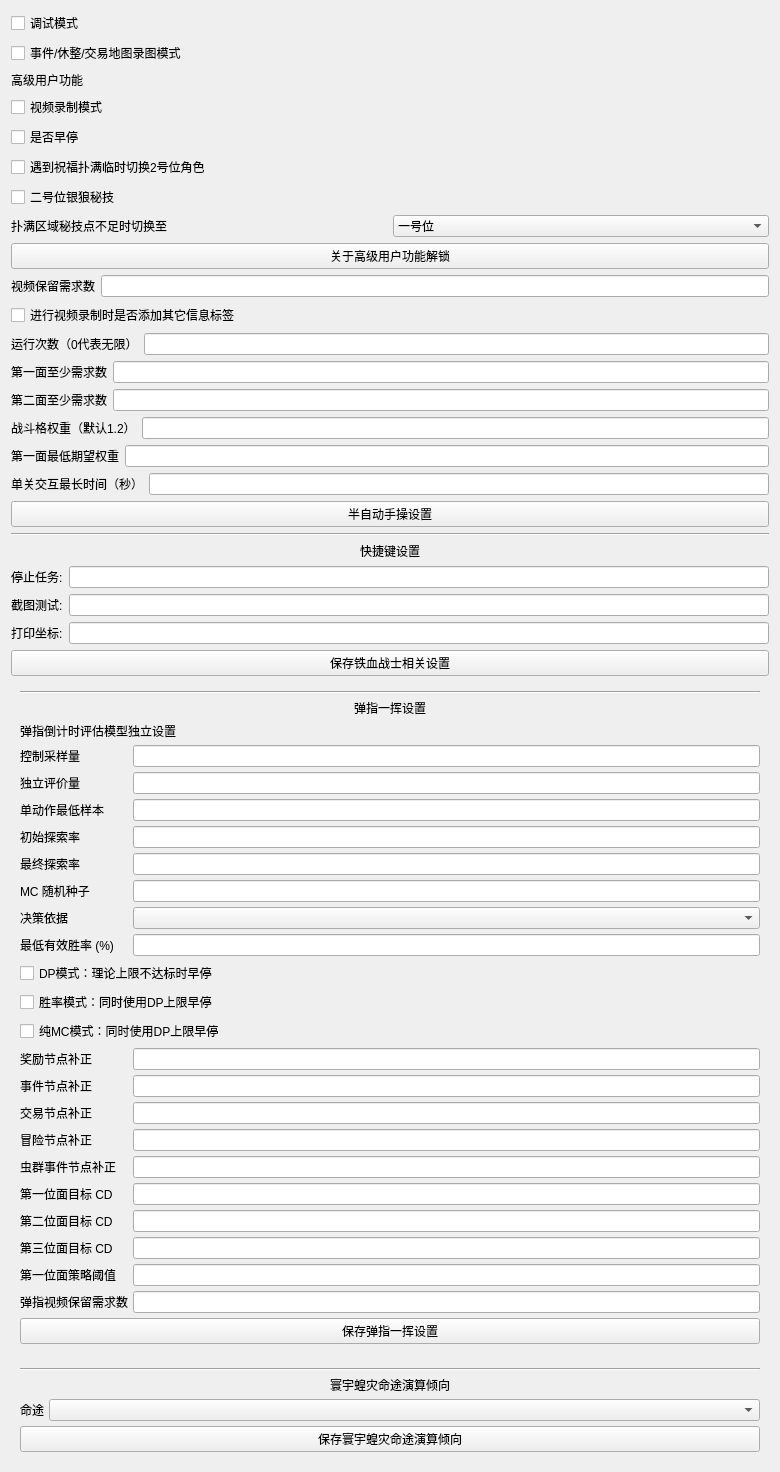
                 <widget class="QWidget" name="advanced_settings_scroll_contents">
                  <property name="geometry">
                   <rect><x>0</x><y>0</y><width>780</width><height>560</height></rect>
                  </property>
                  <layout class="QVBoxLayout" name="verticalLayout_13">
                   <item>
                    <layout class="QVBoxLayout" name="verticalLayout_17">
                     <item>
                      <widget class="QCheckBox" name="debug_checkox2">
                       <property name="text">
                        <string>调试模式</string>
                       </property>
                      </widget>
                     </item>
                     <item>
                      <widget class="QCheckBox" name="record_event_map_checkbox">
                       <property name="visible">
                        <bool>false</bool>
                       </property>
                       <property name="text">
                        <string>事件/休整/交易地图录图模式</string>
                       </property>
                      </widget>
                     </item>
                     <item>
                      <widget class="QLabel" name="label_27">
                       <property name="text">
                        <string>高级用户功能</string>
                       </property>
                      </widget>
                     </item>
                     <item>
                      <widget class="QCheckBox" name="recording_checkBox2">
                       <property name="text">
                        <string>视频录制模式</string>
                       </property>
                      </widget>
                     </item>
                     <item>
                      <widget class="QCheckBox" name="early_stop_checkbox">
                       <property name="text">
                        <string>是否早停</string>
                       </property>
                      </widget>
                     </item>
                     <item>
                      <widget class="QCheckBox" name="pig_switch_2_role">
                       <property name="text">
                        <string>遇到祝福扑满临时切换2号位角色</string>
                       </property>
                      </widget>
                     </item>
                     <item>
                      <widget class="QCheckBox" name="silver_wolf_enable">
                       <property name="text">
                        <string>二号位银狼秘技</string>
                           </property>
                       <property name="toolTip">
                        <string>位于首领、精英、事件、奖励、事件虫群区域时，切换至二号位</string>
                       </property>
                      </widget>
                     </item>
                     <item>
                      <layout class="QHBoxLayout" name="horizontalLayout_silver_wolf_switch">
                       <item>
                        <widget class="QLabel" name="label_silver_wolf_switch">
                         <property name="text">
                          <string>扑满区域秘技点不足时切换至</string>
                         </property>
                        </widget>
                       </item>
                       <item>
                        <widget class="QComboBox" name="silver_wolf_switch_combo">
                         <property name="toolTip">
                          <string>当扑满信标区域无秘技点时切换至其他角色抓扑满</string>
                         </property>
                         <item>
                          <property name="text">
                           <string>一号位</string>
                          </property>
                         </item>
                         <item>
                          <property name="text">
                           <string>二号位</string>
                          </property>
                         </item>
                         <item>
                          <property name="text">
                           <string>三号位</string>
                          </property>
                         </item>
                         <item>
                          <property name="text">
                           <string>四号位</string>
                          </property>
                         </item>
                        </widget>
                       </item>
                      </layout>
                     </item>
                     <item>
                      <widget class="QPushButton" name="Aboutupdatelock">
                       <property name="text">
                        <string>关于高级用户功能解锁</string>
                       </property>
                      </widget>
                     </item>
                    </layout>
                   </item>
                   <item>
                    <layout class="QHBoxLayout" name="horizontalLayout_24">
                     <item>
                      <widget class="QLabel" name="label_23">
                       <property name="text">
                        <string>视频保留需求数</string>
                       </property>
                      </widget>
                     </item>
                     <item>
                      <widget class="QLineEdit" name="recording_time_input"/>
                     </item>
                    </layout>
                   </item>
                   <item>
                    <widget class="QCheckBox" name="recording_label_checkbox">
                     <property name="text">
                      <string>进行视频录制时是否添加其它信息标签</string>
                     </property>
                    </widget>
                   </item>
                   <item>
                    <layout class="QHBoxLayout" name="horizontalLayout_25">
                     <item>
                      <widget class="QLabel" name="label_24">
                       <property name="text">
                        <string>运行次数（0代表无限）</string>
                       </property>
                      </widget>
                     </item>
                     <item>
                      <widget class="QLineEdit" name="Iron_blood_max_run_input"/>
                     </item>
                    </layout>
                   </item>
                   <item>
                    <layout class="QHBoxLayout" name="horizontalLayout_16">
                     <item>
                      <widget class="QLabel" name="label_19">
                       <property name="text">
                        <string>第一面至少需求数</string>
                       </property>
                      </widget>
                     </item>
                     <item>
                      <widget class="QLineEdit" name="Iron_blood_first_plane_input"/>
                     </item>
                    </layout>
                   </item>
                   <item>
                    <layout class="QHBoxLayout" name="horizontalLayout_22">
                     <item>
                      <widget class="QLabel" name="label_22">
                       <property name="text">
                        <string>第二面至少需求数</string>
                       </property>
                      </widget>
                     </item>
                     <item>
                      <widget class="QLineEdit" name="Iron_blood_second_plane_input"/>
                     </item>
                    </layout>
                   </item>
                   <item>
                    <layout class="QHBoxLayout" name="horizontalLayout_battle_weight">
                     <item>
                      <widget class="QLabel" name="label_battle_weight">
                       <property name="text">
                        <string>战斗格权重（默认1.2）</string>
                       </property>
                      </widget>
                     </item>
                     <item>
                      <widget class="QLineEdit" name="Iron_blood_battle_weight_input"/>
                     </item>
                    </layout>
                   </item>
                   <item>
                    <layout class="QHBoxLayout" name="horizontalLayout_min_weight">
                     <item>
                      <widget class="QLabel" name="label_min_weight">
                       <property name="text">
                        <string>第一面最低期望权重</string>
                       </property>
                      </widget>
                     </item>
                     <item>
                      <widget class="QLineEdit" name="Iron_blood_first_plane_min_weight_input"/>
                     </item>
                    </layout>
                   </item>
                   <item>
                    <layout class="QHBoxLayout" name="horizontalLayout_interact_time">
                     <item>
                      <widget class="QLabel" name="label_interact_time">
                       <property name="text">
                        <string>单关交互最长时间（秒）</string>
                       </property>
                      </widget>
                     </item>
                     <item>
                      <widget class="QLineEdit" name="Iron_blood_interact_time_input"/>
                     </item>
                    </layout>
                   </item>
                   <item>
                    <widget class="QPushButton" name="Iron_blood_manual_settings_btn">
                     <property name="text">
                      <string>半自动手操设置</string>
                     </property>
                    </widget>
                   </item>
                   <item>
                    <layout class="QVBoxLayout" name="verticalLayout_16">
                     <item>
                      <widget class="Line" name="line_103">
                       <property name="orientation">
                        <enum>Qt::Horizontal</enum>
                       </property>
                      </widget>
                     </item>
                     <item>
                      <widget class="QLabel" name="label_25">
                       <property name="text">
                        <string>快捷键设置</string>
                       </property>
                       <property name="alignment">
                        <set>Qt::AlignCenter</set>
                       </property>
                      </widget>
                     </item>
                     <item>
                      <layout class="QHBoxLayout" name="horizontalLayout_26">
                       <item>
                        <widget class="QLabel" name="label_stop_hotkey">
                         <property name="text">
                          <string>停止任务:</string>
                         </property>
                        </widget>
                       </item>
                       <item>
                        <widget class="QLineEdit" name="stop_hotkey_input"/>
                       </item>
                      </layout>
                     </item>
                     <item>
                      <layout class="QHBoxLayout" name="horizontalLayout_27">
                       <item>
                        <widget class="QLabel" name="label_test_hotkey">
                         <property name="text">
                          <string>截图测试:</string>
                         </property>
                        </widget>
                       </item>
                       <item>
                        <widget class="QLineEdit" name="test_hotkey_input"/>
                       </item>
                      </layout>
                     </item>
                     <item>
                      <layout class="QHBoxLayout" name="horizontalLayout_28">
                       <item>
                        <widget class="QLabel" name="label_print_hotkey">
                         <property name="text">
                          <string>打印坐标:</string>
                         </property>
                        </widget>
                       </item>
                       <item>
                        <widget class="QLineEdit" name="print_hotkey_input"/>
                       </item>
                      </layout>
                     </item>
                     <item>
                      <widget class="QPushButton" name="Iron_blood_save_btn">
                       <property name="text">
                        <string>保存铁血战士相关设置</string>
                       </property>
                      </widget>
                     </item>
                     <item>
                      <spacer name="verticalSpacer_4">
                       <property name="orientation">
                        <enum>Qt::Vertical</enum>
                       </property>
                       <property name="sizeHint" stdset="0">
                        <size>
                         <width>20</width>
                         <height>40</height>
                        </size>
                       </property>
                      </spacer>
                     </item>
                    </layout>
                   </item>
                   <item>
                    <widget class="QWidget" name="Finger_snap_group">
                     <layout class="QVBoxLayout" name="verticalLayout_finger_snap_group">
                      <property name="spacing">
                       <number>5</number>
                      </property>
                      <item>
                       <widget class="Line" name="line_finger_snap">
                        <property name="orientation">
                         <enum>Qt::Horizontal</enum>
                        </property>
                       </widget>
                      </item>
                      <item>
                       <widget class="QLabel" name="label_finger_snap_header">
                        <property name="text">
                         <string>弹指一挥设置</string>
                        </property>
                        <property name="alignment">
                         <set>Qt::AlignCenter</set>
                        </property>
                       </widget>
                      </item>
                      <item>
                       <widget class="QLabel" name="Finger_snap_description_label">
                        <property name="text">
                         <string>弹指倒计时评估模型独立设置</string>
                        </property>
                        <property name="wordWrap">
                         <bool>true</bool>
                        </property>
                       </widget>
                      </item>
                      <item>
                       <layout class="QFormLayout" name="formLayout_finger_snap">
                        <item row="0" column="0"><widget class="QLabel" name="Finger_snap_control_rollouts_label"><property name="text"><string>控制采样量</string></property></widget></item>
                        <item row="0" column="1"><widget class="QLineEdit" name="Finger_snap_control_rollouts_input"/></item>
                        <item row="1" column="0"><widget class="QLabel" name="Finger_snap_evaluation_rollouts_label"><property name="text"><string>独立评价量</string></property></widget></item>
                        <item row="1" column="1"><widget class="QLineEdit" name="Finger_snap_evaluation_rollouts_input"/></item>
                        <item row="2" column="0"><widget class="QLabel" name="Finger_snap_min_visits_label"><property name="text"><string>单动作最低样本</string></property></widget></item>
                        <item row="2" column="1"><widget class="QLineEdit" name="Finger_snap_min_visits_input"/></item>
                        <item row="3" column="0"><widget class="QLabel" name="Finger_snap_epsilon_start_label"><property name="text"><string>初始探索率</string></property></widget></item>
                        <item row="3" column="1"><widget class="QLineEdit" name="Finger_snap_epsilon_start_input"/></item>
                        <item row="4" column="0"><widget class="QLabel" name="Finger_snap_epsilon_end_label"><property name="text"><string>最终探索率</string></property></widget></item>
                        <item row="4" column="1"><widget class="QLineEdit" name="Finger_snap_epsilon_end_input"/></item>
                        <item row="5" column="0"><widget class="QLabel" name="Finger_snap_seed_label"><property name="text"><string>MC 随机种子</string></property></widget></item>
                        <item row="5" column="1"><widget class="QLineEdit" name="Finger_snap_seed_input"/></item>
                        <item row="6" column="0"><widget class="QLabel" name="Finger_snap_decision_mode_label"><property name="text"><string>决策依据</string></property></widget></item>
                        <item row="6" column="1"><widget class="QComboBox" name="Finger_snap_decision_mode_combo"/></item>
                        <item row="7" column="0"><widget class="QLabel" name="Finger_snap_win_rate_noise_floor_percent_label"><property name="text"><string>最低有效胜率 (%)</string></property></widget></item>
                        <item row="7" column="1"><widget class="QLineEdit" name="Finger_snap_win_rate_noise_floor_percent_input"><property name="toolTip"><string>低于此胜率的候选按0处理；0表示关闭过滤。例如0.2可过滤0.1401%的单次命中噪声。</string></property></widget></item>
                        <item row="8" column="0" colspan="2"><widget class="QCheckBox" name="Finger_snap_dp_early_stop_checkbox"><property name="text"><string>DP模式：理论上限不达标时早停</string></property></widget></item>
                        <item row="9" column="0" colspan="2"><widget class="QCheckBox" name="Finger_snap_win_rate_dp_early_stop_checkbox"><property name="text"><string>胜率模式：同时使用DP上限早停</string></property></widget></item>
                        <item row="10" column="0" colspan="2"><widget class="QCheckBox" name="Finger_snap_mc_dp_early_stop_checkbox"><property name="text"><string>纯MC模式：同时使用DP上限早停</string></property></widget></item>
                        <item row="11" column="0"><widget class="QLabel" name="Finger_snap_path_reward_bonus_label"><property name="text"><string>奖励节点补正</string></property></widget></item>
                        <item row="11" column="1"><widget class="QLineEdit" name="Finger_snap_path_reward_bonus_input"/></item>
                        <item row="12" column="0"><widget class="QLabel" name="Finger_snap_path_event_bonus_label"><property name="text"><string>事件节点补正</string></property></widget></item>
                        <item row="12" column="1"><widget class="QLineEdit" name="Finger_snap_path_event_bonus_input"/></item>
                        <item row="13" column="0"><widget class="QLabel" name="Finger_snap_path_trade_bonus_label"><property name="text"><string>交易节点补正</string></property></widget></item>
                        <item row="13" column="1"><widget class="QLineEdit" name="Finger_snap_path_trade_bonus_input"/></item>
                        <item row="14" column="0"><widget class="QLabel" name="Finger_snap_path_adventure_bonus_label"><property name="text"><string>冒险节点补正</string></property></widget></item>
                        <item row="14" column="1"><widget class="QLineEdit" name="Finger_snap_path_adventure_bonus_input"/></item>
                        <item row="15" column="0"><widget class="QLabel" name="Finger_snap_path_bugevent_bonus_label"><property name="text"><string>虫群事件节点补正</string></property></widget></item>
                        <item row="15" column="1"><widget class="QLineEdit" name="Finger_snap_path_bugevent_bonus_input"/></item>
                        <item row="16" column="0"><widget class="QLabel" name="Finger_snap_plane1_target_label"><property name="text"><string>第一位面目标 CD</string></property></widget></item>
                        <item row="16" column="1"><widget class="QLineEdit" name="Finger_snap_plane1_target_input"/></item>
                        <item row="17" column="0"><widget class="QLabel" name="Finger_snap_plane2_target_label"><property name="text"><string>第二位面目标 CD</string></property></widget></item>
                        <item row="17" column="1"><widget class="QLineEdit" name="Finger_snap_plane2_target_input"/></item>
                        <item row="18" column="0"><widget class="QLabel" name="Finger_snap_plane3_target_label"><property name="text"><string>第三位面目标 CD</string></property></widget></item>
                        <item row="18" column="1"><widget class="QLineEdit" name="Finger_snap_plane3_target_input"/></item>
                        <item row="19" column="0"><widget class="QLabel" name="Finger_snap_first_plane_threshold_label"><property name="text"><string>第一位面策略阈值</string></property></widget></item>
                        <item row="19" column="1"><widget class="QLineEdit" name="Finger_snap_first_plane_threshold_input"/></item>
                        <item row="20" column="0"><widget class="QLabel" name="Finger_snap_record_keep_count_label"><property name="text"><string>弹指视频保留需求数</string></property></widget></item>
                        <item row="20" column="1"><widget class="QLineEdit" name="Finger_snap_record_keep_count_input"/></item>
                        <item row="21" column="0" colspan="2">
                         <widget class="QPushButton" name="Finger_snap_save_btn"><property name="text"><string>保存弹指一挥设置</string></property></widget>
                        </item>
                       </layout>
                      </item>
                     </layout>
                    </widget>
                   </item>
                   <item>
                    <widget class="QWidget" name="Any_fate_group">
                     <layout class="QVBoxLayout" name="verticalLayout_any_fate_group">
                      <property name="spacing">
                       <number>5</number>
                      </property>
                      <item>
                       <widget class="Line" name="line_any_fate">
                        <property name="orientation">
                         <enum>Qt::Horizontal</enum>
                        </property>
                       </widget>
                      </item>
                      <item>
                       <widget class="QLabel" name="label_any_fate_header">
                        <property name="text">
                         <string>寰宇蝗灾命途演算倾向</string>
                        </property>
                        <property name="alignment">
                         <set>Qt::AlignCenter</set>
                        </property>
                       </widget>
                      </item>
                      <item>
                       <layout class="QFormLayout" name="formLayout_any_fate">
                        <item row="0" column="0"><widget class="QLabel" name="Any_fate_label"><property name="text"><string>命途</string></property></widget></item>
                        <item row="0" column="1"><widget class="QComboBox" name="Any_fate_combo"/></item>
                        <item row="1" column="0" colspan="2">
                         <widget class="QPushButton" name="Any_fate_save_btn"><property name="text"><string>保存寰宇蝗灾命途演算倾向</string></property></widget>
                        </item>
                       </layout>
                      </item>
                     </layout>
                    </widget>
                   </item>
                  </layout>
                 </widget>
